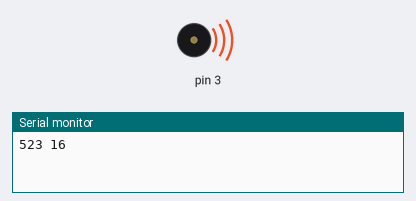
A sketch run on a simulated Arduino Uno, built with avr-gcc and run on an emulated ATmega328P. On the bench: buzzer (waves = sounding), the last lines printed to the serial monitor.

Above: at 0.2 s.
At 2.9 s:
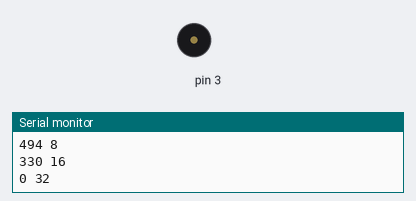
Timing chart, 0 to 7.1 s (numbered marks = the images above):
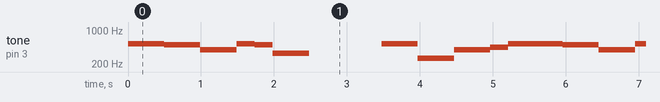

The sketch:

Speaker.ino
```cpp
#include <Tone.h>

Tone player;

int notes[] = {NOTE_C5, NOTE_B4, NOTE_G4,  NOTE_C5, NOTE_B4, NOTE_E4,       0, NOTE_C5, NOTE_C4, NOTE_G4, NOTE_A4, NOTE_C5};
int beats[] = {     16,      16,      16,       8,       8,       16,      32,      16,      16,      16,       8,       8};

int bps = 32;

int beatDuration;
int songLength;
void setup() {
  Serial.begin(9600);
  player.begin(3);
  beatDuration = 1000/bps;
  songLength = sizeof(beats)/sizeof(beats[0]);
}

int beat = 0;
void loop() {
  Serial.print(notes[beat]);
  Serial.print(" ");
  Serial.println(beats[beat]);
  player.play(notes[beat],beats[beat]*beatDuration);
  delay(beats[beat]*beatDuration);
  beat = (beat + 1) % songLength;
}
```

Measured:
- by itself, tone on pin 3: repeats every 5.5 s: 494 Hz 0.50 s, 392 Hz 0.50 s, 523 Hz 0.25 s, 494 Hz 0.25 s, 330 Hz 0.50 s, silent 0.99 s, 523 Hz 0.50 s, 262 Hz 0.50 s, 392 Hz 0.50 s, 440 Hz 0.25 s, 523 Hz 0.74 s
